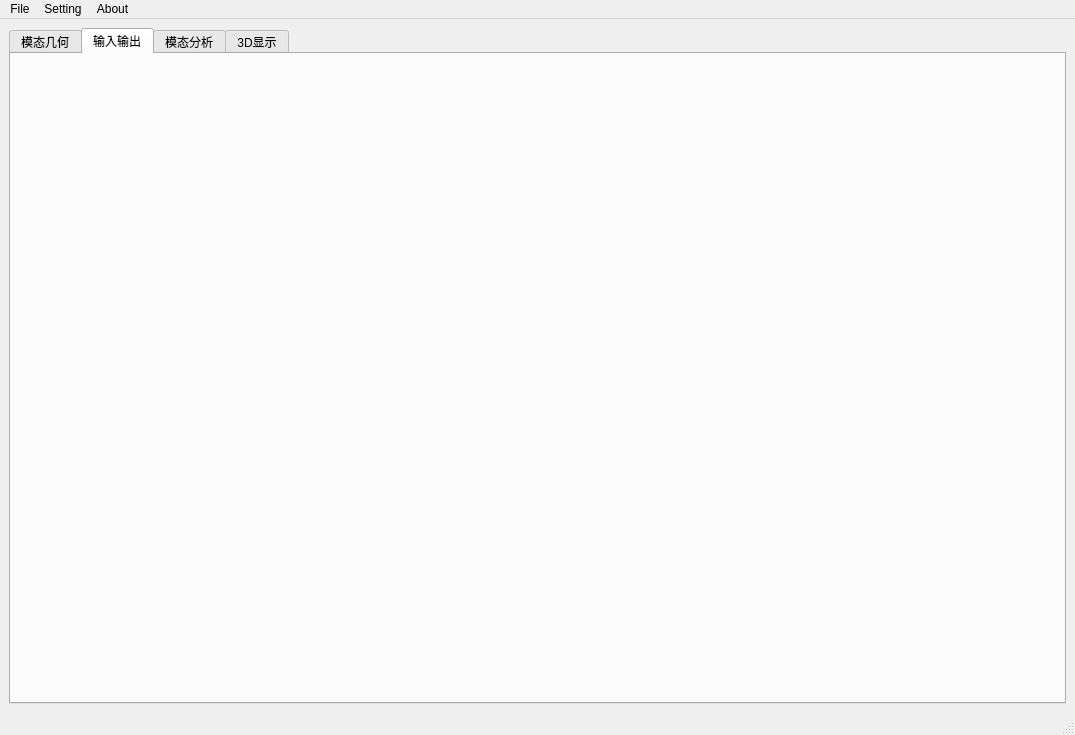
<?xml version="1.0" encoding="UTF-8"?>
<ui version="4.0">
 <class>MainWindow</class>
 <widget class="QMainWindow" name="MainWindow">
  <property name="geometry">
   <rect>
    <x>0</x>
    <y>0</y>
    <width>1075</width>
    <height>735</height>
   </rect>
  </property>
  <property name="windowTitle">
   <string>MainWindow</string>
  </property>
  <widget class="QWidget" name="centralwidget">
   <layout class="QGridLayout" name="gridLayout">
    <item row="0" column="0">
     <widget class="QTabWidget" name="tabWidget">
      <property name="currentIndex">
       <number>1</number>
      </property>
      <widget class="QWidget" name="widget">
       <attribute name="title">
        <string>模态几何</string>
       </attribute>
       <widget class="QWidget" name="layoutWidget">
        <property name="geometry">
         <rect>
          <x>260</x>
          <y>90</y>
          <width>2</width>
          <height>2</height>
         </rect>
        </property>
        <layout class="QVBoxLayout" name="SpectrumLayout"/>
       </widget>
       <widget class="QWidget" name="layoutWidget_2">
        <property name="geometry">
         <rect>
          <x>280</x>
          <y>130</y>
          <width>2</width>
          <height>2</height>
         </rect>
        </property>
        <layout class="QVBoxLayout" name="SpectrumLayout_2"/>
       </widget>
       <widget class="QWidget" name="layoutWidget_3">
        <property name="geometry">
         <rect>
          <x>280</x>
          <y>130</y>
          <width>2</width>
          <height>2</height>
         </rect>
        </property>
        <layout class="QVBoxLayout" name="SpectrumLayout_3"/>
       </widget>
      </widget>
      <widget class="QWidget" name="widget">
       <attribute name="title">
        <string>输入输出</string>
       </attribute>
       <layout class="QGridLayout" name="gridLayout_2">
        <item row="0" column="0">
         <widget class="MplWidget" name="FrfWidget" native="true"/>
        </item>
       </layout>
      </widget>
      <widget class="QWidget" name="widget">
       <attribute name="title">
        <string>模态分析</string>
       </attribute>
      </widget>
      <widget class="QWidget" name="tab_3">
       <attribute name="title">
        <string>3D显示</string>
       </attribute>
      </widget>
     </widget>
    </item>
   </layout>
  </widget>
  <widget class="QMenuBar" name="menubar">
   <property name="geometry">
    <rect>
     <x>0</x>
     <y>0</y>
     <width>1075</width>
     <height>22</height>
    </rect>
   </property>
   <widget class="QMenu" name="menuFile">
    <property name="title">
     <string>File</string>
    </property>
    <addaction name="action_SignalSample"/>
    <addaction name="action_SignalGen"/>
   </widget>
   <widget class="QMenu" name="menuSetting">
    <property name="title">
     <string>Setting</string>
    </property>
    <addaction name="actionModel_Design"/>
   </widget>
   <widget class="QMenu" name="menuAbout">
    <property name="title">
     <string>About</string>
    </property>
    <addaction name="action_AboutAuthor"/>
    <addaction name="action_AboutSystem"/>
   </widget>
   <addaction name="menuFile"/>
   <addaction name="menuSetting"/>
   <addaction name="menuAbout"/>
  </widget>
  <widget class="QStatusBar" name="statusbar"/>
  <action name="action_AboutAuthor">
   <property name="text">
    <string>About Author</string>
   </property>
  </action>
  <action name="action_AboutSystem">
   <property name="text">
    <string>About System</string>
   </property>
  </action>
  <action name="action_SignalSample">
   <property name="text">
    <string>Signal Sampling</string>
   </property>
  </action>
  <action name="action_SignalGen">
   <property name="text">
    <string>Signal Generation</string>
   </property>
  </action>
  <action name="actionModel_Design">
   <property name="text">
    <string>Model Design</string>
   </property>
  </action>
 </widget>
 <customwidgets>
  <customwidget>
   <class>MplWidget</class>
   <extends>QWidget</extends>
   <header location="global">MplWidget.h</header>
   <container>1</container>
  </customwidget>
 </customwidgets>
 <resources/>
 <connections/>
</ui>
